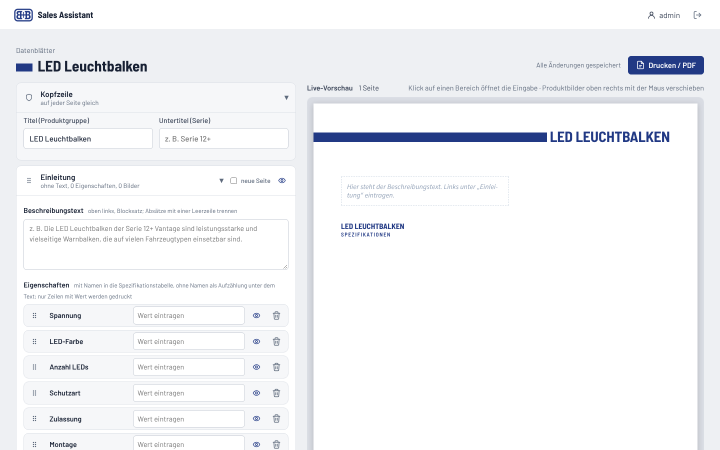
#> input picture shots/ds-editor.png, 1440 x 900 px (shown at 1/2 size)
$ python -i image_cutout.py   (imports and definitions only)
#> lines starting #> are read from the running program, lines starting #| are printed output that depends on the picture; after the words box and inside, x2 and y2 are one past the last pixel; in counts of white or black regions, pixels touching at a corner belong together
"""Produktbilder freistellen: einfarbigen Hintergrund (z. B. weißes Studiofoto) entfernen, als PNG mit Transparenz.

Ohne KI und ohne Netzwerk: Hintergrund ist die Farbe am Bildrand; entfernt wird nur, was zusammenhängend vom Rand aus
diese Farbe hat. Helle Flächen im Produkt, die nicht an den Rand stoßen, bleiben also erhalten. Hat der Rand keine
einheitliche Farbe (Foto mit echtem Hintergrund) oder ist das Bild schon transparent, bleibt es unverändert.
"""

from __future__ import annotations

import io

from PIL import Image, ImageChops, ImageDraw, ImageOps

MAX_PIXELS = 40_000_000  # Schutz gegen „Dekompressionsbomben“
MAX_SIDE = 2400  # größere Produktbilder werden verkleinert (Druck A4 braucht nicht mehr)
WORK_SIDE = 500  # Auflösung für die Suche nach dem zusammenhängenden Hintergrund
TOLERANCE = 18  # max. Abweichung je Farbkanal, die noch als Hintergrund gilt (JPEG-Rauschen)
SOFT = 40  # weicher Übergang an den Kanten (Kantenglättung)
UNIFORM_BORDER = 0.8  # Anteil der Randpixel in Hintergrundfarbe, ab dem freigestellt wird
PADDING = 4  # Rand in Pixeln nach dem Zuschneiden


class NotAnImage(ValueError):
    pass


def open_image(data: bytes) -> Image.Image:
    """Bild öffnen und vollständig laden (prüft den Inhalt), Drehung aus EXIF übernehmen, erstes Einzelbild."""
    Image.MAX_IMAGE_PIXELS = MAX_PIXELS
    try:
        im = Image.open(io.BytesIO(data))
        im.seek(0)
        im.load()
        return ImageOps.exif_transpose(im)
    except (OSError, ValueError, Image.DecompressionBombError, SyntaxError) as e:
        raise NotAnImage(str(e)) from e


def _channel_max(diff: Image.Image) -> Image.Image:
    r, g, b = diff.split()
    return ImageChops.lighter(ImageChops.lighter(r, g), b)


def _border_color(rgb: Image.Image) -> tuple[int, int, int] | None:
    """Häufigste Randfarbe (Median), nur wenn der Rand überwiegend diese Farbe hat."""
    w, h = rgb.size
    px = rgb.load()
    border = ([px[x, 0] for x in range(w)] + [px[x, h - 1] for x in range(w)]
              + [px[0, y] for y in range(h)] + [px[w - 1, y] for y in range(h)])
    color = tuple(sorted(p[i] for p in border)[len(border) // 2] for i in range(3))
    close = sum(1 for p in border if max(abs(p[i] - color[i]) for i in range(3)) <= TOLERANCE)
    return color if close >= UNIFORM_BORDER * len(border) else None


def _background_region(distance: Image.Image) -> Image.Image | None:
    """Maske (255 = Hintergrund) der vom Rand aus zusammenhängenden Fläche in Hintergrundfarbe, verkleinert berechnet."""
    small = distance.copy()
    small.thumbnail((WORK_SIDE, WORK_SIDE), Image.Resampling.BILINEAR)
    marks = small.point(lambda v: 0 if v <= TOLERANCE else 255)
    w, h = marks.size
    px = marks.load()
    edge = [(x, 0) for x in range(w)] + [(x, h - 1) for x in range(w)] + \
           [(0, y) for y in range(h)] + [(w - 1, y) for y in range(h)]
    for xy in edge:
        if px[xy] == 0:
            ImageDraw.floodfill(marks, xy, 100)
    region = marks.point(lambda v: 255 if v == 100 else 0)
    share = sum(region.histogram()[255:]) / (w * h)
    if share < 0.02 or share > 0.97:
        return None  # kaum Hintergrund oder fast alles: lieber nichts verändern
    # hochrechnen, leicht ausgedehnt, damit die Kante vollständig im weichen Übergang liegt
    return region.resize(distance.size, Image.Resampling.BILINEAR).point(lambda v: 255 if v else 0)


def cut_out(im: Image.Image) -> tuple[Image.Image, bool]:
    """(RGBA-Bild, freigestellt?). Unverändert, wenn kein einfarbiger Hintergrund erkennbar ist."""
    im = im.convert("RGBA")
    if max(im.size) > MAX_SIDE:
        im.thumbnail((MAX_SIDE, MAX_SIDE), Image.Resampling.LANCZOS)
    if im.getchannel("A").getextrema()[0] < 250:
        return im, False  # schon freigestellt
    rgb = im.convert("RGB")
    color = _border_color(rgb)
    if color is None:
        return im, False
    distance = _channel_max(ImageChops.difference(rgb, Image.new("RGB", rgb.size, color)))
    region = _background_region(distance)
    if region is None:
        return im, False
    ramp = distance.point(lambda v: 0 if v <= TOLERANCE else min(255, (v - TOLERANCE) * 255 // SOFT))
    im.putalpha(ImageChops.lighter(ramp, ImageChops.invert(region)))
    box = im.getchannel("A").point(lambda v: 255 if v > 8 else 0).getbbox()
    if box:
        l, t, r, b = box
        im = im.crop((max(0, l - PADDING), max(0, t - PADDING), min(im.width, r + PADDING), min(im.height, b + PADDING)))
    return im, True


def product_png(data: bytes) -> tuple[bytes, bool]:
    """Hochgeladenes Produktbild -> (PNG, freigestellt?), Hintergrund wenn möglich transparent."""
    im, changed = cut_out(open_image(data))
    out = io.BytesIO()
    im.save(out, "PNG", optimize=True)
    return out.getvalue(), changed

>>> from PIL import Image
>>> picture = Image.open('../../shots/ds-editor.png')
#> picture is the input picture: PIL image 1440x900 RGB; mean R, G, B 243.6, 244.7, 247
>>> result = cut_out(picture)
#> in _border_color, `border = ([px[x, 0] for x in range(w)] + [px[x, h - 1] for x in range(..`: border = 4680 items, first 6: (255, 255, 255), (255, 255, 255), (255, 255, 255), (255, 255, 255), (255, 255, 255), (255, 255, 255)
#> in _border_color, `color = tuple(sorted(p[i] for p in border)[len(border) // 2] for i in ..`: color = (255, 255, 255)
#> in _border_color, `close = sum(1 for p in border if max(abs(p[i] - color[i]) for i in ran..`: close = 4646
#> in cut_out, `color = _border_color(rgb)`: color = (255, 255, 255)
#> in _channel_max, `r, g, b = diff.split()`:
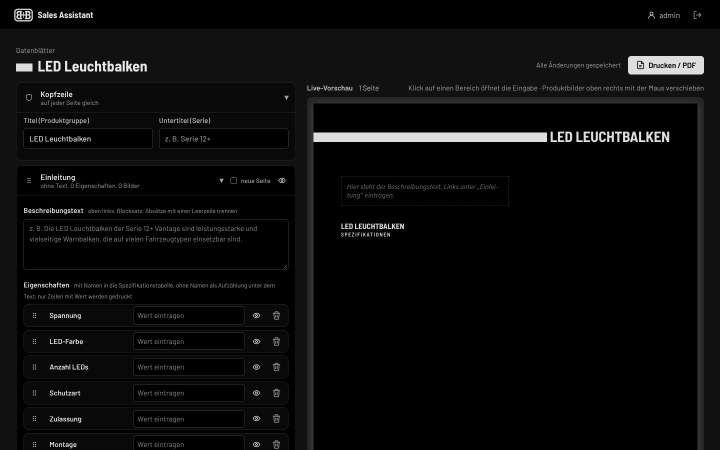
#> r: PIL image 1440x900 L (shown at 1/2 size); min 0, max 232, mean 11.4
#> in _background_region, `small.thumbnail((WORK_SIDE, WORK_SIDE), Image.Resampling.BILINEAR)`:
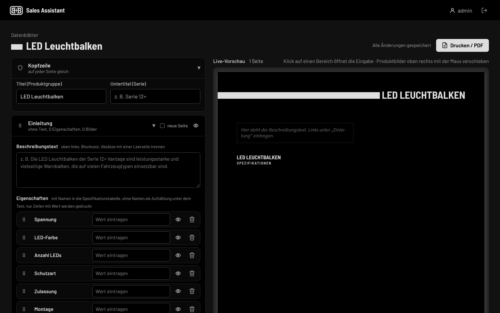
#> small: PIL image 500x313 L; min 0, max 228, mean 11.4
#> in _background_region, `marks = small.point(lambda v: 0 if v <= TOLERANCE else 255)`:
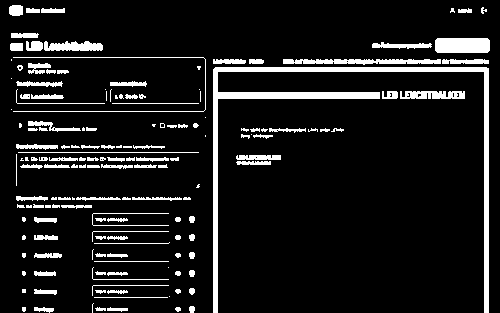
#> marks: PIL image 500x313 L; 10.1% white; 160 white regions (41 under 20 px), largest, box (x1, y1, x2, y2) and area: (213, 67, 489, 313) 4919, (435, 38, 490, 53) 813, (283, 59, 441, 65) 694
#> after the loop in _background_region, `for xy in edge:`:
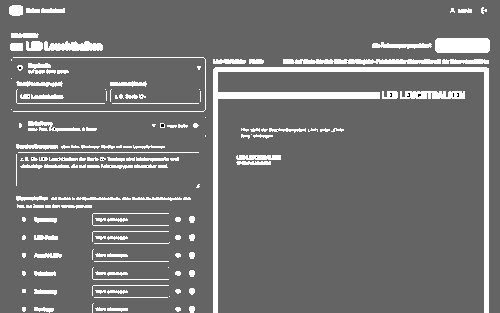
#> marks: PIL image 500x313 L; min 0, max 255, mean 115.7
#> in _background_region, `region = marks.point(lambda v: 255 if v == 100 else 0)`: region: PIL image 500x313 L; 89.8% white; 160 black regions (39 under 20 px), largest, box (x1, y1, x2, y2) and area: (213, 67, 489, 313) 4919, (435, 38, 490, 53) 813, (283, 59, 441, 65) 695
#> in _background_region, `share = sum(region.histogram()[255:]) / (w * h)`: share = 0.898
#> in _background_region, `return region.resize(distance.size, Image.Resampling.BILINEAR).point(l..`:
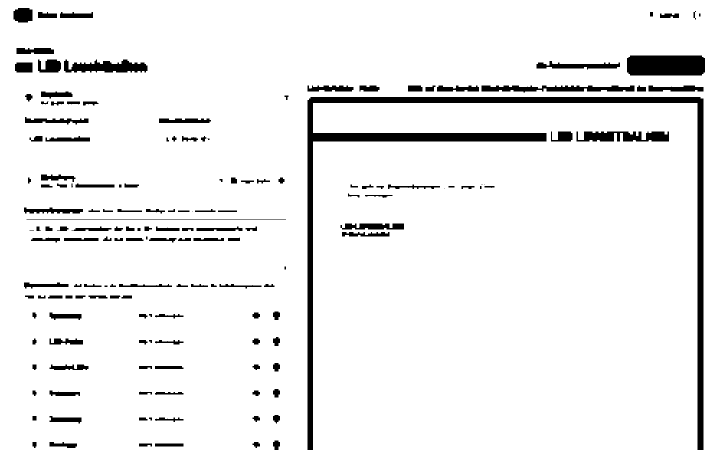
#> returned value: PIL image 1440x900 L (shown at 1/2 size); 93.4% white; 161 black regions (12 under 20 px), largest, box (x1, y1, x2, y2) and area: (615, 194, 1407, 900) 33360, (1254, 111, 1410, 151) 6138, (128, 119, 295, 145) 2952
#> in cut_out, `ramp = distance.point(lambda v: 0 if v <= TOLERANCE else min(255, (v -..`:
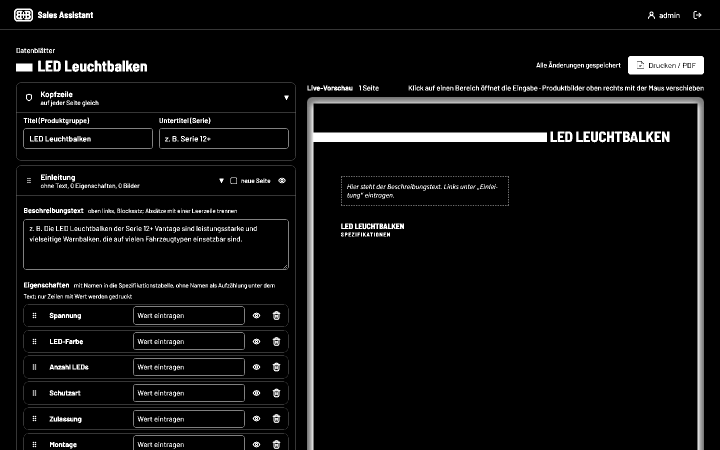
#> ramp: PIL image 1440x900 L (shown at 1/2 size); min 0, max 255, mean 14.7
#> in cut_out, `box = im.getchannel("A").point(lambda v: 255 if v > 8 else 0).getbbox()`: box = (0, 16, 1440, 900)
#> in cut_out, `l, t, r, b = box`: l = 0; t = 16; r = 1440; b = 900
#> in cut_out, `im = im.crop((max(0, l - PADDING), max(0, t - PADDING), min(im.width, ..`:
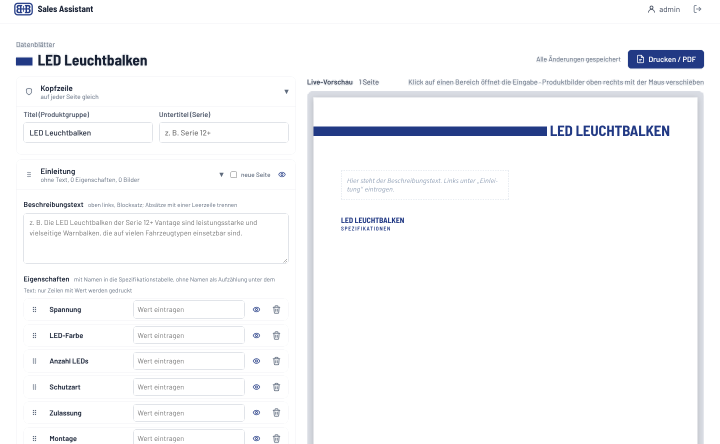
#> im: PIL image 1440x888 RGBA (shown at 1/2 size); mean R, G, B, A 243.5, 244.6, 246.9, 21; transparent parts drawn white

$ run again, on shots/liste3.png
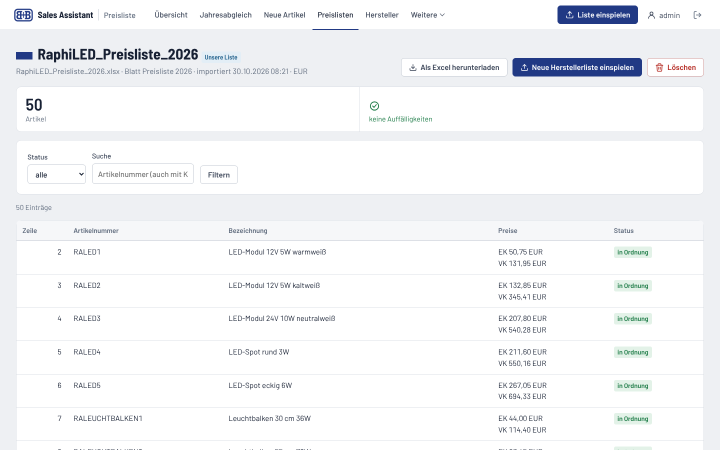
#> input picture shots/liste3.png, 1440 x 900 px (shown at 1/2 size)
#> picture is the input picture: PIL image 1440x900 RGB; mean R, G, B 244.3, 245.4, 247.3
#> border = 4680 items, first 6: (255, 255, 255), (255, 255, 255), (255, 255, 255), (255, 255, 255), (255, 255, 255), (255, 255, 255)
#> in _border_color, `color = tuple(sorted(p[i] for p in border)[len(border) // 2] for i in ..`: color = (255, 255, 255)
#> close = 4422
#> in cut_out, `color = _border_color(rgb)`: color = (255, 255, 255)
#> in _background_region, `region = marks.point(lambda v: 255 if v == 100 else 0)`:
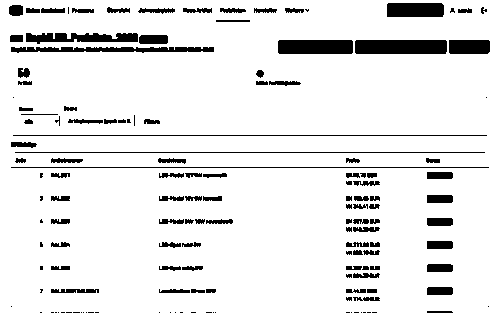
#> region: PIL image 500x313 L; 90.9% white; 146 black regions (43 under 20 px), largest, box (x1, y1, x2, y2) and area: (355, 40, 447, 54) 1283, (278, 40, 353, 54) 1046, (11, 47, 214, 53) 906
#> share = 0.909
#> box = (0, 10, 1440, 900)
#> in cut_out, `l, t, r, b = box`: l = 0; t = 10; r = 1440; b = 900
#> in cut_out, `im = im.crop((max(0, l - PADDING), max(0, t - PADDING), min(im.width, ..`:
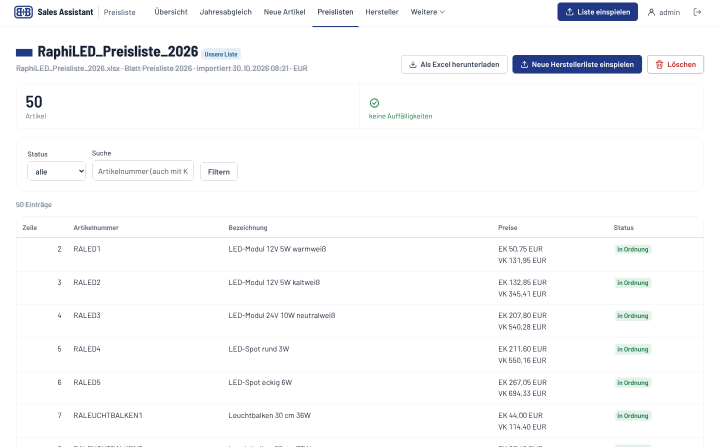
#> im: PIL image 1440x894 RGBA (shown at 1/2 size); mean R, G, B, A 244.2, 245.4, 247.2, 19.1; transparent parts drawn white
